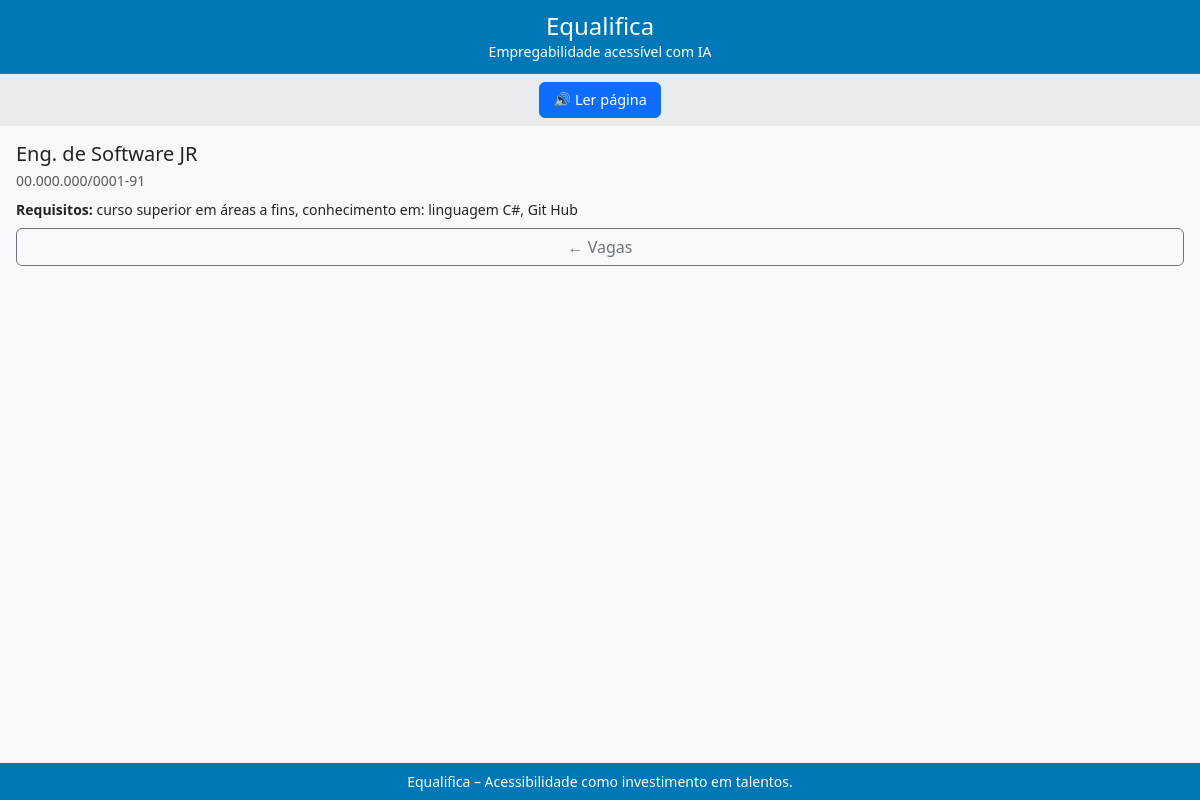
Screenshot of /vagas/2/ with the database file from the repository.
### recruitment/models.py (models this page shows, shortened)
class Vaga(BaseModel):
    titulo = models.CharField(max_length=200)
    descricao = models.TextField()
    requisitos = models.TextField(blank=True, help_text="Resumo dos principais requisitos")
    acessibilidade = models.JSONField(
        blank=True,
        help_text="Ex: {'libras': true, 'legendas': true, 'descricao_alt': true}"
    )
    cnpj_empresa = models.CharField(max_length=18)  # preenchido automaticamente
    hard_skills_vetor = models.JSONField(default=list)
    soft_skills_vetor = models.JSONField(default=list)
    acessibilidade_vetor = models.JSONField(default=list)
    experiencia_minima = models.IntegerField(default=0)
    class Meta:
        verbose_name = "Vaga"
        verbose_name_plural = "Vagas"

### recruitment/views.py (the view, shortened to what this page needs)
# urls.py: path('<int:id>/', views.vaga_detail, name='vaga_detail'),
def vaga_detail(request, id):
    vaga = get_object_or_404(Vaga, id=id)
    ja_candidatado = False
    tem_perfil_pcd = False
    return render(request, 'recruitment/vaga_detail.html', {
        'vaga': vaga,
        'ja_candidatado': ja_candidatado,
        'tem_perfil_pcd': tem_perfil_pcd
    })

### recruitment/templates/recruitment/vaga_detail.html (shortened to what this page needs)
{% extends 'base.html' %}
{% block content %}
<div class="d-flex flex-column h-100">
  <h5 class="mb-1">{{ vaga.titulo|truncatechars:50 }}</h5>
  <small class="text-muted mb-2">{{ vaga.cnpj_empresa }}</small>
  <div class="small mb-2">
    <strong>Requisitos:</strong> {{ vaga.requisitos|truncatewords:15 }}
  </div>
  <div class="mt-auto">
    <a href="{% url 'vagas_list' %}" class="btn btn-outline-secondary w-100">← Vagas</a>
  </div>
</div>
{% endblock %}

### templates/base.html (style rules this page uses)
body { background: #f8f9fa; font-family: 'Segoe UI', Arial, sans-serif; margin: 0; padding: 0; overflow-x: hidden; }

### rows the page displays
Vaga: titulo "Eng. de Software JR", cnpj_empresa "00.000.000/0001-91", requisitos "curso superior em áreas a fins, conhecimento em: linguagem C#, Git Hub"
